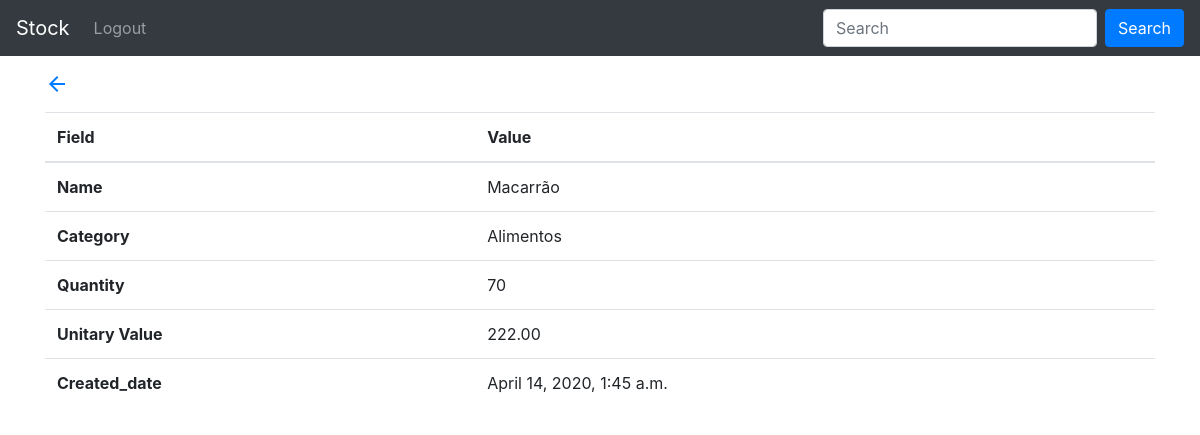
/stock/7/detail/ (signed in), run on the app's committed database.
### stock_control/models.py (models this page shows, shortened)
class Stock(models.Model):
    name = models.CharField(max_length=100)
    category = models.ForeignKey(
        Category, null=True, on_delete=models.SET_NULL
    )
    quantity = models.IntegerField()
    unitary_value = models.DecimalField(max_digits=5, decimal_places=2)
    created_date = models.DateTimeField(default=timezone.now)
    published_date = models.DateTimeField(blank=True, null=True)
    class Meta:
        verbose_name = 'Stock'
        verbose_name_plural = 'Stocks'
        ordering=['id']

class Category(models.Model):
    name = models.CharField(max_length=100)
    description = models.CharField(max_length=200)
    class Meta:
        verbose_name = 'Category'
        verbose_name_plural = 'Categories'
    def __str__(self):
        return self.name

### stock_control/views.py (the view)
# urls.py: path('stock/<int:stock_id>/detail/', views.stock_detail, name='stock_detail'),
@login_required
def stock_detail(request, stock_id):
    stock = get_object_or_404(Stock, id=stock_id)
    return render(
        request,
        'stock_control/stock_detail.html',
        {'stock': stock}
    )

### stock_control/templates/stock_control/stock_detail.html (shortened to what this page needs)
{% extends 'stock_control/base.html' %}
{% block container %}
<div class="container">
  <a href="{% url 'stock_list' %}">
    <span class="material-icons mt-3 mb-3">
    </span>
  </a>
  <table class="table">
    <thead>
      <tr>
        <th scope="col">Field</th>
        <th scope="col">Value</th>
      </tr>
    </thead>
    <tbody>
      <tr>
        <th scope="row">Name</th>
        <td>{{ stock.name }}</td>
      </tr>
      <tr>
        <th scope="row">Category</th>
        <td>{{ stock.category }}</td>
      </tr>
      <tr>
        <th scope="row">Quantity</th>
        <td>{{ stock.quantity }}</td>
      </tr>
      <tr>
        <th scope="row">Unitary Value</th>
        <td>{{ stock.unitary_value }}</td>
      </tr>
      <tr>
        <th scope="row">Created_date</th>
        <td>{{ stock.created_date }}</td>
      </tr>
    </tbody>
  </table>
</div>
{% endblock %}

### data on the page
Stock: name "Macarrão", category "Alimentos", quantity "70", unitary_value "222.00", created_date "April 14, 2020, 1:45 a.m."
